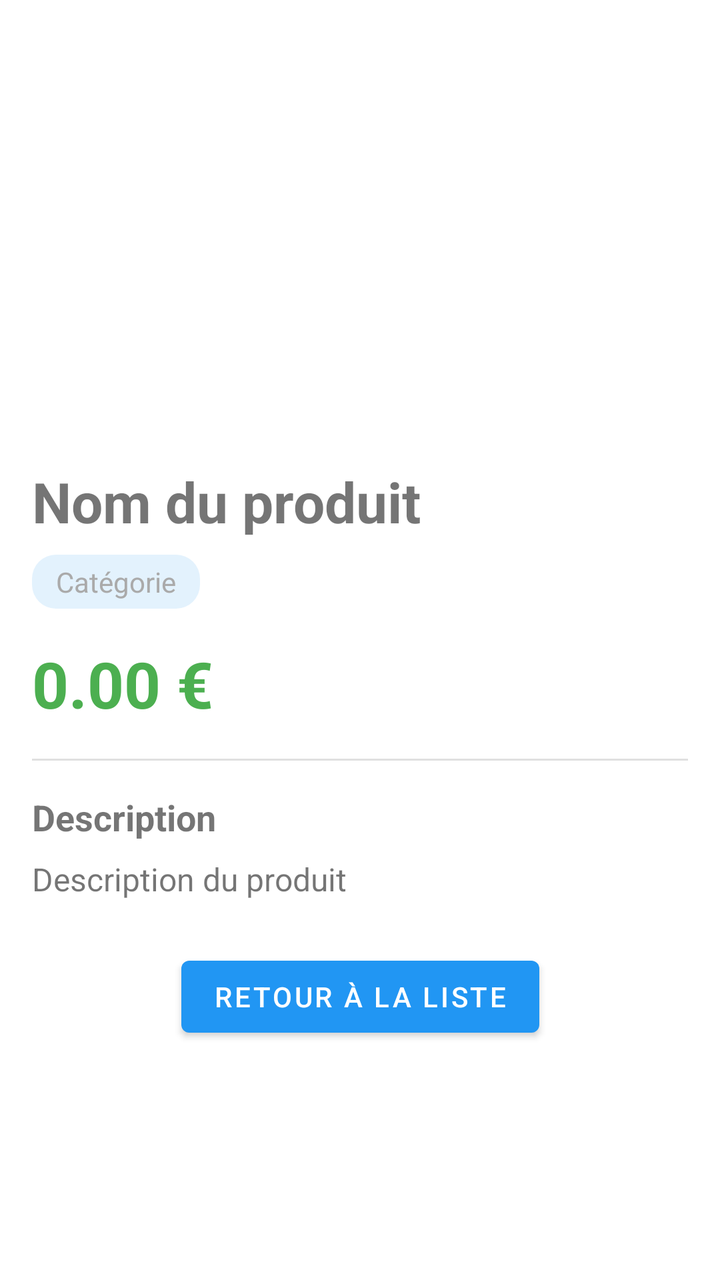
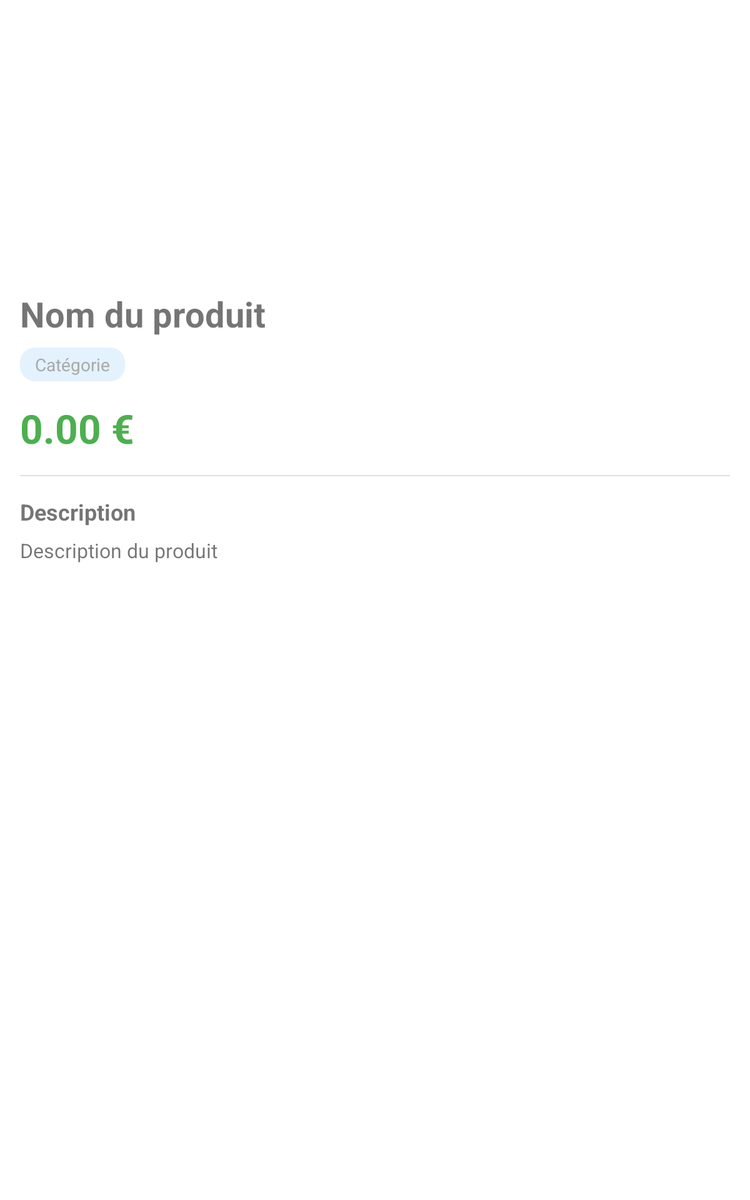

An Android layout and its configuration variant, each rendered on a device that would load it. The default file and the variant file are quoted in full after the pictures.
<!-- AndroidManifest.xml: application theme Theme.ListeProduits -->
<!-- res/layout/fragment_details.xml -->
<?xml version="1.0" encoding="utf-8"?>
<ScrollView
    xmlns:android="http://schemas.android.com/apk/res/android"
    xmlns:app="http://schemas.android.com/apk/res-auto"
    android:layout_width="match_parent"
    android:layout_height="match_parent"
    android:fillViewport="true">

    <androidx.constraintlayout.widget.ConstraintLayout
        android:layout_width="match_parent"
        android:layout_height="wrap_content"
        android:padding="16dp">

        <ImageView
            android:id="@+id/detailProductImage"
            android:layout_width="0dp"
            android:layout_height="200dp"
            android:scaleType="centerCrop"
            android:contentDescription="Image du produit"
            android:background="?android:attr/selectableItemBackground"
            app:layout_constraintTop_toTopOf="parent"
            app:layout_constraintLeft_toLeftOf="parent"
            app:layout_constraintRight_toRightOf="parent"
            app:layout_constraintDimensionRatio="16:9" />

        <TextView
            android:id="@+id/detailProductName"
            android:layout_width="0dp"
            android:layout_height="wrap_content"
            android:text="Nom du produit"
            android:textSize="28sp"
            android:textStyle="bold"
            android:layout_marginTop="16dp"
            app:layout_constraintTop_toBottomOf="@id/detailProductImage"
            app:layout_constraintLeft_toLeftOf="parent"
            app:layout_constraintRight_toRightOf="parent" />

        <TextView
            android:id="@+id/detailProductCategory"
            android:layout_width="wrap_content"
            android:layout_height="wrap_content"
            android:text="Catégorie"
            android:textSize="14sp"
            android:textColor="@android:color/darker_gray"
            android:layout_marginTop="8dp"
            android:paddingHorizontal="12dp"
            android:paddingVertical="4dp"
            android:background="@drawable/category_background"
            app:layout_constraintTop_toBottomOf="@id/detailProductName"
            app:layout_constraintLeft_toLeftOf="parent" />

        <TextView
            android:id="@+id/detailProductPrice"
            android:layout_width="wrap_content"
            android:layout_height="wrap_content"
            android:text="0.00 €"
            android:textSize="32sp"
            android:textStyle="bold"
            android:textColor="#4CAF50"
            android:layout_marginTop="16dp"
            app:layout_constraintTop_toBottomOf="@id/detailProductCategory"
            app:layout_constraintLeft_toLeftOf="parent" />

        <View
            android:id="@+id/divider"
            android:layout_width="0dp"
            android:layout_height="1dp"
            android:background="?android:attr/listDivider"
            android:layout_marginTop="16dp"
            app:layout_constraintTop_toBottomOf="@id/detailProductPrice"
            app:layout_constraintLeft_toLeftOf="parent"
            app:layout_constraintRight_toRightOf="parent" />

        <TextView
            android:id="@+id/descriptionLabel"
            android:layout_width="0dp"
            android:layout_height="wrap_content"
            android:text="Description"
            android:textSize="18sp"
            android:textStyle="bold"
            android:layout_marginTop="16dp"
            app:layout_constraintTop_toBottomOf="@id/divider"
            app:layout_constraintLeft_toLeftOf="parent"
            app:layout_constraintRight_toRightOf="parent" />

        <TextView
            android:id="@+id/detailProductDescription"
            android:layout_width="0dp"
            android:layout_height="wrap_content"
            android:text="Description du produit"
            android:textSize="16sp"
            android:lineSpacingMultiplier="1.2"
            android:layout_marginTop="8dp"
            app:layout_constraintTop_toBottomOf="@id/descriptionLabel"
            app:layout_constraintLeft_toLeftOf="parent"
            app:layout_constraintRight_toRightOf="parent" />

        
        <Button
            android:id="@+id/btnBackToList"
            android:layout_width="wrap_content"
            android:layout_height="wrap_content"
            android:text="Retour à la liste"
            android:layout_marginTop="24dp"
            app:layout_constraintTop_toBottomOf="@id/detailProductDescription"
            app:layout_constraintStart_toStartOf="parent"
            app:layout_constraintEnd_toEndOf="parent" />

    </androidx.constraintlayout.widget.ConstraintLayout>

</ScrollView>
<!-- resources referenced by this layout -->
<resources>
  <!-- drawable category_background (drawable) -->
  <?xml version="1.0" encoding="utf-8"?>
  <shape xmlns:android="http://schemas.android.com/apk/res/android"
      android:shape="rectangle">
      <solid android:color="#E3F2FD" />
      <corners android:radius="12dp" />
      <padding
          android:left="8dp"
          android:right="8dp"
          android:top="4dp"
          android:bottom="4dp" />
  </shape>
  <style name="Theme.ListeProduits" parent="Theme.MaterialComponents.DayNight.NoActionBar">
          
          <item name="colorPrimary">#2196F3</item>
          <item name="colorPrimaryDark">#1976D2</item>
          <item name="colorAccent">#FF4081</item>
      </style>
</resources>
<!-- res/layout-sw600dp/fragment_details.xml (the repository's variant of the layout above) -->
<!-- drawn on a 7-inch tablet held upright -->
<?xml version="1.0" encoding="utf-8"?>
<ScrollView
    xmlns:android="http://schemas.android.com/apk/res/android"
    xmlns:app="http://schemas.android.com/apk/res-auto"
    android:layout_width="match_parent"
    android:layout_height="match_parent"
    android:fillViewport="true">

    <androidx.constraintlayout.widget.ConstraintLayout
        android:layout_width="match_parent"
        android:layout_height="wrap_content"
        android:padding="16dp">

        <ImageView
            android:id="@+id/detailProductImage"
            android:layout_width="0dp"
            android:layout_height="200dp"
            android:scaleType="centerCrop"
            android:contentDescription="Image du produit"
            android:background="?android:attr/selectableItemBackground"
            app:layout_constraintTop_toTopOf="parent"
            app:layout_constraintLeft_toLeftOf="parent"
            app:layout_constraintRight_toRightOf="parent"
            app:layout_constraintDimensionRatio="16:9" />

        <TextView
            android:id="@+id/detailProductName"
            android:layout_width="0dp"
            android:layout_height="wrap_content"
            android:text="Nom du produit"
            android:textSize="28sp"
            android:textStyle="bold"
            android:layout_marginTop="16dp"
            app:layout_constraintTop_toBottomOf="@id/detailProductImage"
            app:layout_constraintLeft_toLeftOf="parent"
            app:layout_constraintRight_toRightOf="parent" />

        <TextView
            android:id="@+id/detailProductCategory"
            android:layout_width="wrap_content"
            android:layout_height="wrap_content"
            android:text="Catégorie"
            android:textSize="14sp"
            android:textColor="@android:color/darker_gray"
            android:layout_marginTop="8dp"
            android:paddingHorizontal="12dp"
            android:paddingVertical="4dp"
            android:background="@drawable/category_background"
            app:layout_constraintTop_toBottomOf="@id/detailProductName"
            app:layout_constraintLeft_toLeftOf="parent" />

        <TextView
            android:id="@+id/detailProductPrice"
            android:layout_width="wrap_content"
            android:layout_height="wrap_content"
            android:text="0.00 €"
            android:textSize="32sp"
            android:textStyle="bold"
            android:textColor="#4CAF50"
            android:layout_marginTop="16dp"
            app:layout_constraintTop_toBottomOf="@id/detailProductCategory"
            app:layout_constraintLeft_toLeftOf="parent" />

        <View
            android:id="@+id/divider"
            android:layout_width="0dp"
            android:layout_height="1dp"
            android:background="?android:attr/listDivider"
            android:layout_marginTop="16dp"
            app:layout_constraintTop_toBottomOf="@id/detailProductPrice"
            app:layout_constraintLeft_toLeftOf="parent"
            app:layout_constraintRight_toRightOf="parent" />

        <TextView
            android:id="@+id/descriptionLabel"
            android:layout_width="0dp"
            android:layout_height="wrap_content"
            android:text="Description"
            android:textSize="18sp"
            android:textStyle="bold"
            android:layout_marginTop="16dp"
            app:layout_constraintTop_toBottomOf="@id/divider"
            app:layout_constraintLeft_toLeftOf="parent"
            app:layout_constraintRight_toRightOf="parent" />

        <TextView
            android:id="@+id/detailProductDescription"
            android:layout_width="0dp"
            android:layout_height="wrap_content"
            android:text="Description du produit"
            android:textSize="16sp"
            android:lineSpacingMultiplier="1.2"
            android:layout_marginTop="8dp"
            app:layout_constraintTop_toBottomOf="@id/descriptionLabel"
            app:layout_constraintLeft_toLeftOf="parent"
            app:layout_constraintRight_toRightOf="parent" />


    </androidx.constraintlayout.widget.ConstraintLayout>

</ScrollView>
